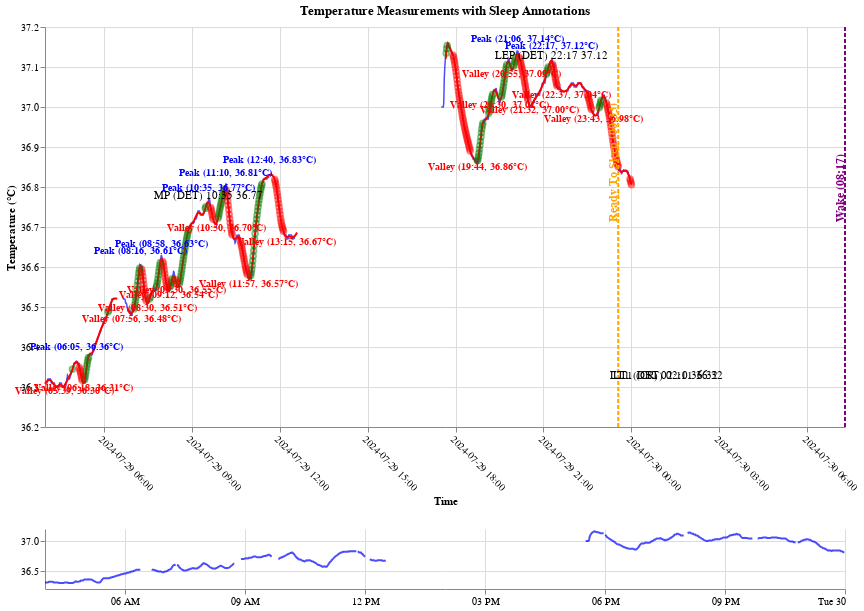

Notebook code cell kept with this figure:
### Code cell
import circadian
reload(circadian)

do_it_all('2024-07-29', '04:00:00Z', '00:00:00Z')

### Figure 1 — Vega-Lite specification as saved in the notebook (floating-point values rounded to 4 significant figures; data arrays with more than 128 entries replaced by an {"elided": "..."} marker saying what was removed)
{"config": {"view": {"continuousWidth": 300, "continuousHeight": 300, "stroke": null}, "axis": {"grid": true, "gridColor": "#DCDCDC"}}, "vconcat": [{"layer": [{"data": {"name": "data-eab717d7cdd2c60467d9a46edfe5116e"}, "mark": {"type": "line", "color": "blue", "opacity": 0.7, "strokeWidth": 1.5}, "encoding": {"tooltip": [{"field": "time", "format": "%Y-%m-%d %H:%M:%S", "type": "temporal"}, {"field": "Temp", "type": "quantitative"}], "x": {"axis": {"format": "%Y-%m-%d %H:%M", "labelAngle": 45, "tickCount": 10, "title": "Time"}, "field": "time", "scale": {"domain": {"param": "brush"}}, "type": "temporal"}, "y": {"axis": {"title": "Temperature (°C)"}, "field": "Temp", "scale": {"zero": false}, "type": "quantitative"}}}, {"data": {"name": "data-eab717d7cdd2c60467d9a46edfe5116e"}, "mark": {"type": "line", "color": "red", "strokeWidth": 2}, "encoding": {"tooltip": [{"field": "time", "format": "%Y-%m-%d %H:%M:%S", "type": "temporal"}, {"field": "Temp_Smoothed_Savgol", "type": "quantitative"}], "x": {"field": "time", "type": "temporal"}, "y": {"field": "Temp_Smoothed_Savgol", "type": "quantitative"}}}, {"data": {"name": "data-7724c354410e73ea93d73aa688223923"}, "mark": {"type": "point", "color": "green", "opacity": 0.5, "size": 30}, "encoding": {"tooltip": [{"field": "time", "format": "%Y-%m-%d %H:%M:%S", "type": "temporal"}, {"field": "Temp_Smoothed_Savgol", "type": "quantitative"}, {"field": "feature", "type": "nominal"}], "x": {"field": "time", "type": "temporal"}, "y": {"field": "Temp_Smoothed_Savgol", "type": "quantitative"}}}, {"data": {"name": "data-0f3f444900dbdc36634f2ac8c70208e8"}, "mark": {"type": "point", "color": "red", "opacity": 0.5, "size": 30}, "encoding": {"tooltip": [{"field": "time", "format": "%Y-%m-%d %H:%M:%S", "type": "temporal"}, {"field": "Temp_Smoothed_Savgol", "type": "quantitative"}, {"field": "feature", "type": "nominal"}], "x": {"field": "time", "type": "temporal"}, "y": {"field": "Temp_Smoothed_Savgol", "type": "quantitative"}}}, {"data": {"name": "data-4e366a27e6dc050e695641429e8076e4"}, "mark": {"type": "text", "align": "center", "baseline": "bottom", "dy": -10, "fontSize": 10, "fontWeight": "bold"}, "encoding": {"color": {"value": "blue"}, "text": {"field": "feature", "type": "nominal"}, "x": {"field": "time", "type": "temporal"}, "y": {"field": "Temp_Smoothed_Savgol", "type": "quantitative"}}}, {"data": {"name": "data-197df0fed586c686c97ab72eedda2865"}, "mark": {"type": "text", "align": "center", "baseline": "bottom", "dy": 10, "fontSize": 10, "fontWeight": "bold"}, "encoding": {"color": {"value": "red"}, "text": {"field": "feature", "type": "nominal"}, "x": {"field": "time", "type": "temporal"}, "y": {"field": "Temp_Smoothed_Savgol", "type": "quantitative"}}}, {"layer": [{"mark": {"type": "rule", "color": "orange", "strokeDash": [4, 2], "strokeWidth": 2}, "encoding": {"x": {"field": "time", "type": "temporal"}}}, {"mark": {"type": "text", "align": "left", "angle": 270, "baseline": "top", "dx": 5, "dy": -10, "fontSize": 12, "fontWeight": "bold"}, "encoding": {"color": {"value": "orange"}, "text": {"field": "label", "type": "nominal"}, "x": {"field": "time", "type": "temporal"}}}], "data": {"name": "data-cb318c040c2bad8b63e12ee0280e6177"}}, {"layer": [{"mark": {"type": "rule", "color": "purple", "strokeDash": [4, 2], "strokeWidth": 2}, "encoding": {"x": {"field": "time", "type": "temporal"}}}, {"mark": {"type": "text", "align": "left", "angle": 270, "baseline": "top", "dx": 5, "dy": -10, "fontSize": 12, "fontWeight": "bold"}, "encoding": {"color": {"value": "purple"}, "text": {"field": "label", "type": "nominal"}, "x": {"field": "time", "type": "temporal"}}}], "data": {"name": "data-df209ccd5cd411e496923835e82b2e4e"}}, {"data": {"name": "data-752f30d962ed628bc69acd51c575a80f"}, "mark": {"type": "text", "align": "center", "dy": -3}, "encoding": {"text": {"field": "text", "type": "nominal"}, "x": {"field": "x", "type": "temporal"}, "y": {"field": "y", "type": "quantitative"}}}], "height": 400, "title": "Temperature Measurements with Sleep Annotations", "width": 800}, {"data": {"name": "data-eab717d7cdd2c60467d9a46edfe5116e"}, "mark": {"type": "line", "color": "blue", "opacity": 0.7}, "encoding": {"x": {"axis": {"labelAngle": 0, "tickCount": 10, "title": ""}, "field": "time", "type": "temporal"}, "y": {"axis": {"tickCount": 3, "title": ""}, "field": "Temp", "scale": {"zero": false}, "type": "quantitative"}}, "height": 60, "name": "view_53", "width": 800}], "params": [{"name": "brush", "select": {"type": "interval", "encodings": ["x"]}, "views": ["view_53"]}], "$schema": "https://vega.github.io/schema/vega-lite/v5.20.1.json", "datasets": {"data-eab717d7cdd2c60467d9a46edfe5116e": {"elided": "1201 records"}, "data-7724c354410e73ea93d73aa688223923": {"elided": "151 records"}, "data-0f3f444900dbdc36634f2ac8c70208e8": {"elided": "185 records"}, "data-4e366a27e6dc050e695641429e8076e4": [{"time": "2024-07-29T06:05:00+01:00", "Temp": 36.36, "Temp_Interpolated": 36.36, "Temp_Smoothed_Savgol": 36.36, "feature": "Peak (06:05, 36.36°C)"}, {"time": "2024-07-29T08:16:00+01:00", "Temp": 36.61, "Temp_Interpolated": 36.61, "Temp_Smoothed_Savgol": 36.6, "feature": "Peak (08:16, 36.61°C)"}, {"time": "2024-07-29T08:58:00+01:00", "Temp": 36.63, "Temp_Interpolated": 36.63, "Temp_Smoothed_Savgol": 36.62, "feature": "Peak (08:58, 36.63°C)"}, {"time": "2024-07-29T10:35:00+01:00", "Temp": 36.77, "Temp_Interpolated": 36.77, "Temp_Smoothed_Savgol": 36.76, "feature": "Peak (10:35, 36.77°C)"}, {"time": "2024-07-29T11:10:00+01:00", "Temp": 36.81, "Temp_Interpolated": 36.81, "Temp_Smoothed_Savgol": 36.8, "feature": "Peak (11:10, 36.81°C)"}, {"time": "2024-07-29T12:40:00+01:00", "Temp": 36.83, "Temp_Interpolated": 36.83, "Temp_Smoothed_Savgol": 36.83, "feature": "Peak (12:40, 36.83°C)"}, {"time": "2024-07-29T21:06:00+01:00", "Temp": 37.14, "Temp_Interpolated": 37.14, "Temp_Smoothed_Savgol": 37.13, "feature": "Peak (21:06, 37.14°C)"}, {"time": "2024-07-29T22:17:00+01:00", "Temp": 37.12, "Temp_Interpolated": 37.12, "Temp_Smoothed_Savgol": 37.11, "feature": "Peak (22:17, 37.12°C)"}], "data-197df0fed586c686c97ab72eedda2865": [{"time": "2024-07-29T05:39:00+01:00", "Temp": 36.3, "Temp_Interpolated": 36.3, "Temp_Smoothed_Savgol": 36.3, "feature": "Valley (05:39, 36.30°C)"}, {"time": "2024-07-29T06:18:00+01:00", "Temp": 36.31, "Temp_Interpolated": 36.31, "Temp_Smoothed_Savgol": 36.31, "feature": "Valley (06:18, 36.31°C)"}, {"time": "2024-07-29T07:56:00+01:00", "Temp": 36.48, "Temp_Interpolated": 36.48, "Temp_Smoothed_Savgol": 36.48, "feature": "Valley (07:56, 36.48°C)"}, {"time": "2024-07-29T08:30:00+01:00", "Temp": 36.51, "Temp_Interpolated": 36.51, "Temp_Smoothed_Savgol": 36.51, "feature": "Valley (08:30, 36.51°C)"}, {"time": "2024-07-29T09:12:00+01:00", "Temp": 36.54, "Temp_Interpolated": 36.54, "Temp_Smoothed_Savgol": 36.54, "feature": "Valley (09:12, 36.54°C)"}, {"time": "2024-07-29T09:30:00+01:00", "Temp": 36.55, "Temp_Interpolated": 36.55, "Temp_Smoothed_Savgol": 36.55, "feature": "Valley (09:30, 36.55°C)"}, {"time": "2024-07-29T10:50:00+01:00", "Temp": 36.7, "Temp_Interpolated": 36.7, "Temp_Smoothed_Savgol": 36.71, "feature": "Valley (10:50, 36.70°C)"}, {"time": "2024-07-29T11:57:00+01:00", "Temp": 36.57, "Temp_Interpolated": 36.57, "Temp_Smoothed_Savgol": 36.57, "feature": "Valley (11:57, 36.57°C)"}, {"time": "2024-07-29T13:15:00+01:00", "Temp": 36.67, "Temp_Interpolated": 36.67, "Temp_Smoothed_Savgol": 36.67, "feature": "Valley (13:15, 36.67°C)"}, {"time": "2024-07-29T19:44:00+01:00", "Temp": 36.86, "Temp_Interpolated": 36.86, "Temp_Smoothed_Savgol": 36.86, "feature": "Valley (19:44, 36.86°C)"}, {"time": "2024-07-29T20:30:00+01:00", "Temp": 37.01, "Temp_Interpolated": 37.01, "Temp_Smoothed_Savgol": 37.02, "feature": "Valley (20:30, 37.01°C)"}, {"time": "2024-07-29T20:55:00+01:00", "Temp": 37.09, "Temp_Interpolated": 37.09, "Temp_Smoothed_Savgol": 37.1, "feature": "Valley (20:55, 37.09°C)"}, {"time": "2024-07-29T21:32:00+01:00", "Temp": 37.0, "Temp_Interpolated": 37.0, "Temp_Smoothed_Savgol": 37.0, "feature": "Valley (21:32, 37.00°C)"}, {"time": "2024-07-29T22:37:00+01:00", "Temp": 37.04, "Temp_Interpolated": 37.04, "Temp_Smoothed_Savgol": 37.04, "feature": "Valley (22:37, 37.04°C)"}, {"time": "2024-07-29T23:43:00+01:00", "Temp": 36.98, "Temp_Interpolated": 36.98, "Temp_Smoothed_Savgol": 36.98, "feature": "Valley (23:43, 36.98°C)"}], "data-cb318c040c2bad8b63e12ee0280e6177": [{"time": "2024-07-30T00:33:00+01:00", "label": "Ready To Sleep (00:33)"}], "data-df209ccd5cd411e496923835e82b2e4e": [{"time": "2024-07-30T08:17:00+01:00", "label": "Wake (08:17)"}], "data-752f30d962ed628bc69acd51c575a80f": [{"x": "2024-07-30T02:10:00+01:00", "y": 36.32, "text": "LT1 (CR) 02:10 36.32"}, {"x": "2024-07-30T02:11:00+01:00", "y": 36.32, "text": "LT1 (DET) 02:11 36.32"}, {"x": "2024-07-29T10:35:00+01:00", "y": 36.77, "text": "MP (DET) 10:35 36.77"}, {"x": "2024-07-29T22:17:00+01:00", "y": 37.12, "text": "LEP (DET) 22:17 37.12"}]}}
